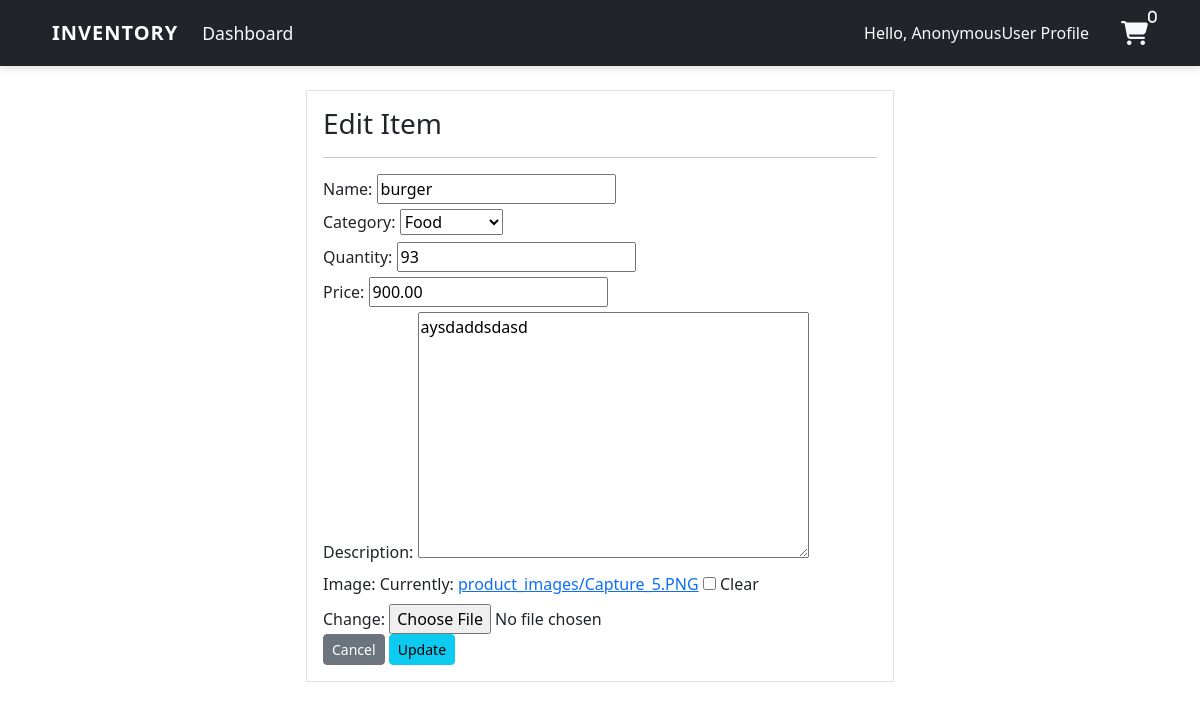
/product_update/11/, run on the app's committed database.
### user/models.py (models this page shows, shortened)
class Product(models.Model):
    name = models.CharField(max_length=100, blank=True , default='Untitled Product')
    category = models.CharField(max_length=20, choices=CATEGORY, blank=True ,default='Stationary')
    quantity = models.PositiveIntegerField()
    price = models.DecimalField(max_digits=10, decimal_places=2, default=0.00)
    description = models.TextField(blank=True, null=True)
    image = models.ImageField(upload_to='product_images/', blank=True, null=True)

### user/views.py (the view)
# urls.py: path('product_update/<int:pk>/' , views.product_update , name='product_update'),
def product_update(request , pk):
    item = Product.objects.get(id=pk)
    if request.method == 'POST':
        form = ProductForm(request.POST , instance=item)
        if form.is_valid():
            form.save()
            return redirect('product')
    else:
        form = ProductForm(instance=item)
    context = {
        'form' : form
    }
    return render (request , 'dashboard/product_update.html' , context)

### user/forms.py
class ProductForm(forms.ModelForm):
    class Meta:
        model = Product
        fields= ['name' , 'category' , 'quantity' ,'price' , 'description' , 'image']

### templates/dashboard/product_update.html (shortened to what this page needs)
{% extends 'partials/base.html' %}
{% block content %}
  <div class="row my-4">
    <div class="col-md-6 offset-md-3">
      <div class="border p-3 bg-white">
        <h3>Edit Item</h3>
        <hr />
        <form method="POST">
          {{form}}
          <a class="btn btn-secondary btn-sm" href=" {% url "product" %}">Cancel</a>
          <input class="btn btn-info btn-sm" type="submit" value="Update" />
        </form>
      </div>
    </div>
  </div>
{% endblock %}

### templates/partials/base.html (style rules this page uses)
body { background-color: hsl(0, 0%, 98%); }
h1,h2,h3,h4,h5,h6 { color:hsl(0, 0%, 30%); }
.btn { border-radius: 0; }

### data on the page
Product: name "burger", category "Food", quantity "93", price "900.00", description "aysdaddsdasd"

### other printed values
{{ request.user }} "AnonymousUser"
{{ cart_items|length }} "0"
